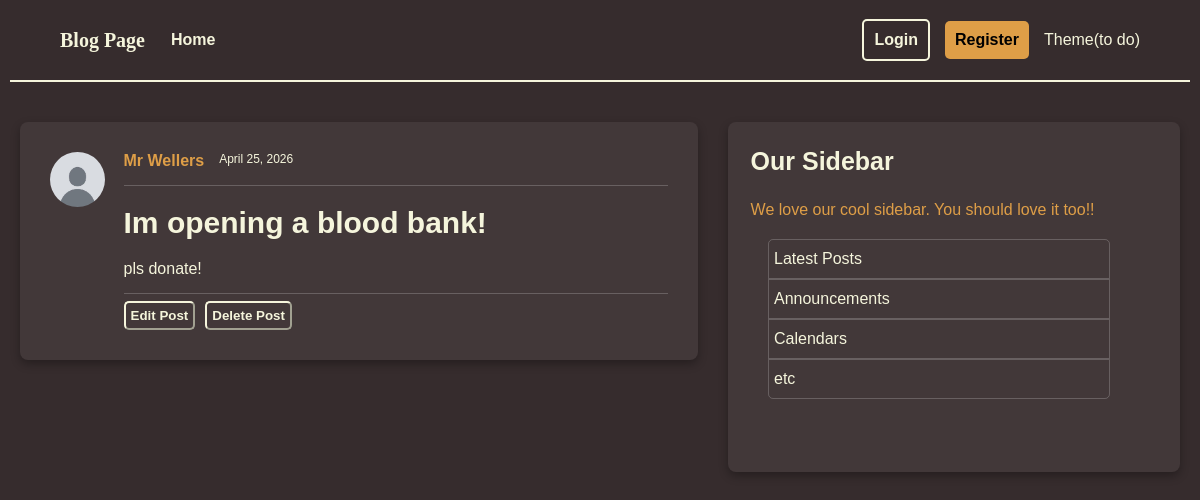
Page /posts/3 on the committed database.
### models.py (models this page shows, shortened)
class User(Base):
    __tablename__ = "users"
    id: Mapped[int] = mapped_column(Integer, primary_key=True, index=True)
    username: Mapped[str] = mapped_column(String(50), unique=True, nullable=False)
    email: Mapped[str] = mapped_column(String(120), unique=True, nullable=False)
    image_file: Mapped[str | None] = mapped_column(
        String(200),
        nullable=True,
        default=None,
    )
    posts: Mapped[list[Post]] = relationship(back_populates="author", cascade = "all, delete-orphan")

class Post(Base):
    __tablename__ = "posts"
    id: Mapped[int] = mapped_column(Integer, primary_key=True, index=True)
    title: Mapped[str] = mapped_column(String(100), nullable=False)
    content: Mapped[str] = mapped_column(Text, nullable=False)
    user_id: Mapped[int] = mapped_column(
        ForeignKey("users.id"),
        nullable=False,
        index=True,
    )
    date_posted: Mapped[datetime] = mapped_column(
        DateTime(timezone=True),
        default=lambda: datetime.now(UTC),
    )
    author: Mapped[User] = relationship(back_populates="posts")

### main.py (the view)
@app.get("/posts/{post_id}", include_in_schema=False)
async def post_page(request: Request, post_id: int, db: Annotated[AsyncSession, Depends(get_db)]):
    result = await db.execute(
        select(models.Post).options(selectinload(models.Post.author)).where(models.Post.id == post_id),
        )
    post = result.scalars().first()
    if post:
        title = post.title[:50]
        return template.TemplateResponse(
            request,
            "post.html",
            {"post": post, "title": title},
        )
    else:
        raise HTTPException(
            status_code = status.HTTP_404_NOT_FOUND,
            detail = "Post not found",
        )

### templates/post.html
{% extends "layout.html" %}
{% block content %}
        <div class="container">
            <div class="full_post">
                <img class="profile_pic" src="{{ post.author.image_path }}" alt="A profile picture of {{ post.author.username }}">
                <div class="post-content">
                <div class="author-and-date">
                    <a class="author" href="#">{{ post.author.username }}</a>
                    <small class="date_posted">{{ post.date_posted.strftime('%B %d, %Y') }}</small>
                </div>
                <hr class="post-line">
                <h2>
                <a class="title" href="#">{{ post.title }}</a>
                </h2>
                <p class="content">{{ post.content }}</p>
                <hr class="post-line">
                <div class="post-buttons">
                    <button id="edit-button">Edit Post</button>
                    <button id="delete-button">Delete Post</button>
                </div>
            </div>
            </div>
        </div>
{% endblock content %}

### static/style.css (style rules this page uses)
body { background-color: rgb(54, 44, 45); color: beige; margin: 0%; font-family: sans-serif; }
a { border-radius: 5px; }
.container { background-color: rgb(66, 56, 57); border-radius: 8px; margin-top: 20px; margin-bottom: 20px; padding: 30px; display: flex; flex-direction: column; box-shadow: 0 4px 10px rgba(0,0,0,0.3); max-width: 800px; }
.full_post { display: flex; flex-direction: row; }
.post-content { display: flex; flex-direction: column; flex-grow: 1; }
.author { color: rgb(222, 158, 71); font-size: 16px; font-weight: bold; text-decoration: none; margin-right: 15px; }
.title { color: beige; text-decoration: none; font-size: 30px; margin-top: 0; margin-bottom: 5px; }
.content { color: beige; margin: 0; inline-size: 100%; word-break: break-word; overflow-wrap: break-word; }
.author-and-date { display: flex; flex-direction: row; font-size: 0.9rem; }
.post-line { border: 0; border-top: 1px solid rgba(255, 255, 255, 0.2); margin: 15px 0 0 0; width: 100%; }
.post-buttons { margin-top: 7px; display: flex; flex-direction: row; }
.post-buttons button { padding: 5px; margin-right: 10px; border-radius: 5px; background-color: transparent; font-weight: bold; }
#edit-button { color: beige; border-color: beige; }
#delete-button { color: beige; border-color: beige; }
.profile_pic { width: 55px; height: 55px; border-radius: 30px; margin-right: 3%; }

### rows in the picture
User: author.username "Mr Wellers"
Post: date_posted "April 25, 2026", title "Im opening a blood bank!", content "pls donate!"
